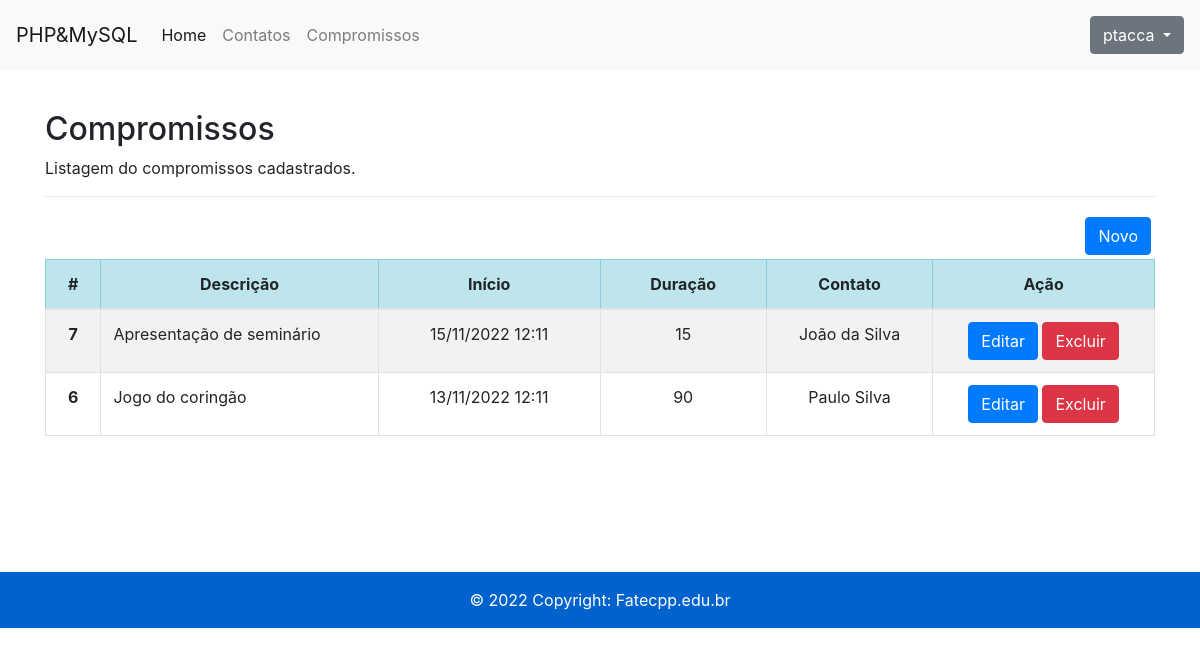
/compromissos.php (signed in), run on the app's committed database.
### tables this page shows
CREATE TABLE `compromissos` (
  `id` int(11) NOT NULL,
  `descricao` varchar(255) NOT NULL,
  `data_inicio` date NOT NULL,
  `duracao` int(11) NOT NULL,
  `idcontato` int(11) NOT NULL,
  `created_at` datetime NOT NULL DEFAULT current_timestamp()
);

CREATE TABLE `contatos` (
  `id` int(11) NOT NULL,
  `nome` varchar(100) NOT NULL,
  `email` varchar(100) NOT NULL,
  `datanasc` date DEFAULT NULL,
  `created_at` datetime NOT NULL DEFAULT current_timestamp()
);

### compromissos.php (the view, shortened to what this page needs)
<?php
require("header-inc.php");
require_once('connection.php');
$mysql_query = "SELECT cp.id idcomp, cp.descricao descricao, cp.data_inicio data_inicio, cp.duracao duracao, ct.nome nomecontato  FROM compromissos cp, contatos ct WHERE cp.idcontato = ct.id ORDER BY data_inicio DESC";
$result = $conn->query($mysql_query);
?>
<div class="container">
  <h2>Compromissos</h2>
  <p>Listagem do compromissos cadastrados.</p>
  <hr>
  <div class="float-right p-1">
    <a href="insert-compromisso.php"><button type="button" class="btn btn-primary">Novo</button></a>
  </div>
  <table class="table table-striped table-bordered table-hover">
    <thead>
      <tr class="table-info" style="text-align:center">
        <th scope="col" style="width: 5%;">#</th>
        <th scope="col">Descrição</th>
        <th scope="col" style="width: 20%;">Início</th>
        <th scope="col" style="width: 15%;">Duração</th>
        <th scope="col" style="width: 15%;">Contato</th>
        <th scope="col" style="width: 20%;">Ação</th>
      </tr>
    </thead>
    <tbody>
      <?php while($data = mysqli_fetch_array($result)) { ?>
      <tr>
        <th scope="row" style="text-align:center"><?php echo $data['idcomp']; ?></th>
        <td><?php echo $data['descricao']; ?></td>
        <td style="text-align:center"><?php echo date('d/m/Y h:m', strtotime($data['data_inicio'])); ?></td>
        <td style="text-align:center"><?php echo $data['duracao']; ?></td>
        <td style="text-align:center"><?php echo $data['nomecontato']; ?></td>
        <td style="text-align:center">
          <a href="update-compromisso.php?id=<?php echo $data['idcomp']; ?>">
            <button type="button" class="btn btn-primary">Editar</button></a>
          <a href="delete-compromisso.php?id=<?php echo $data['idcomp']; ?>">
            <button type="button" class="btn btn-danger">Excluir</button></a>
        </td>
      </tr>
      <?php } ?>
    </tbody>
  </table>
</div>
<?php require("footer-inc.php"); ?>

### header-inc.php (shortened to what this page needs)
<!DOCTYPE html>
<html lang="en">
<head>
    <link rel="stylesheet" href="https://cdn.jsdelivr.net/npm/bootstrap@4.6.2/dist/css/bootstrap.min.css">
    <link rel="stylesheet" href="css/style.css">
</head>
<body>
<nav class="navbar navbar-expand-lg navbar-light bg-light">
    <a class="navbar-brand" href="#">PHP&MySQL</a>
    <div class="collapse navbar-collapse" id="navbarText">
        <ul class="navbar-nav mr-auto">
        <li class="nav-item active">
            <a class="nav-link" href="index.php">Home <span class="sr-only">(current)</span></a>
        </li>
        <li class="nav-item">
            <a class="nav-link" href="contatos.php">Contatos</a>
        </li>
        <li class="nav-item">
            <a class="nav-link" href="compromissos.php">Compromissos</a>
        </li>
        </ul>
        <span class="navbar-text">
            <?php if(!isset($_SESSION["loggedin"]) || $_SESSION["loggedin"] !== true){ ?>
                <a class="nav-link" href="login.php">Login</a>
            <?php } else { ?>
                <div class="btn-group">
                    <button type="button" class="btn btn-secondary dropdown-toggle" data-toggle="dropdown" aria-haspopup="true" aria-expanded="false">
                        <?php echo htmlspecialchars($_SESSION["username"]); ?>
                    </button>
                </div>
            <?php } ?>
        </span>
    </div>
</nav>
<main>
<p>&nbsp;</p>

### footer-inc.php (shortened to what this page needs)
</main>
<p>&nbsp;</p>
<p>&nbsp;</p>
<p>&nbsp;</p>
<footer class="bg-primary text-white text-center text-lg-start">
  <div class="text-center p-3" style="background-color: rgba(0, 0, 0, 0.2);">
    © 2022 Copyright: <a class="text-white" href="https://fatecpp.edu.br/" target="_blank">Fatecpp.edu.br</a>
  </div>
</footer>
</body>
</html>

### data on the page
compromissos: id "7", descricao "Apresentação de seminário", data_inicio "15/11/2022 12:11", duracao "15", idcontato.nome "João da Silva"
compromissos: id "6", descricao "Jogo do coringão", data_inicio "13/11/2022 12:11", duracao "90", idcontato.nome "Paulo Silva"

### other printed values
$_SESSION["username"] "ptacca"
